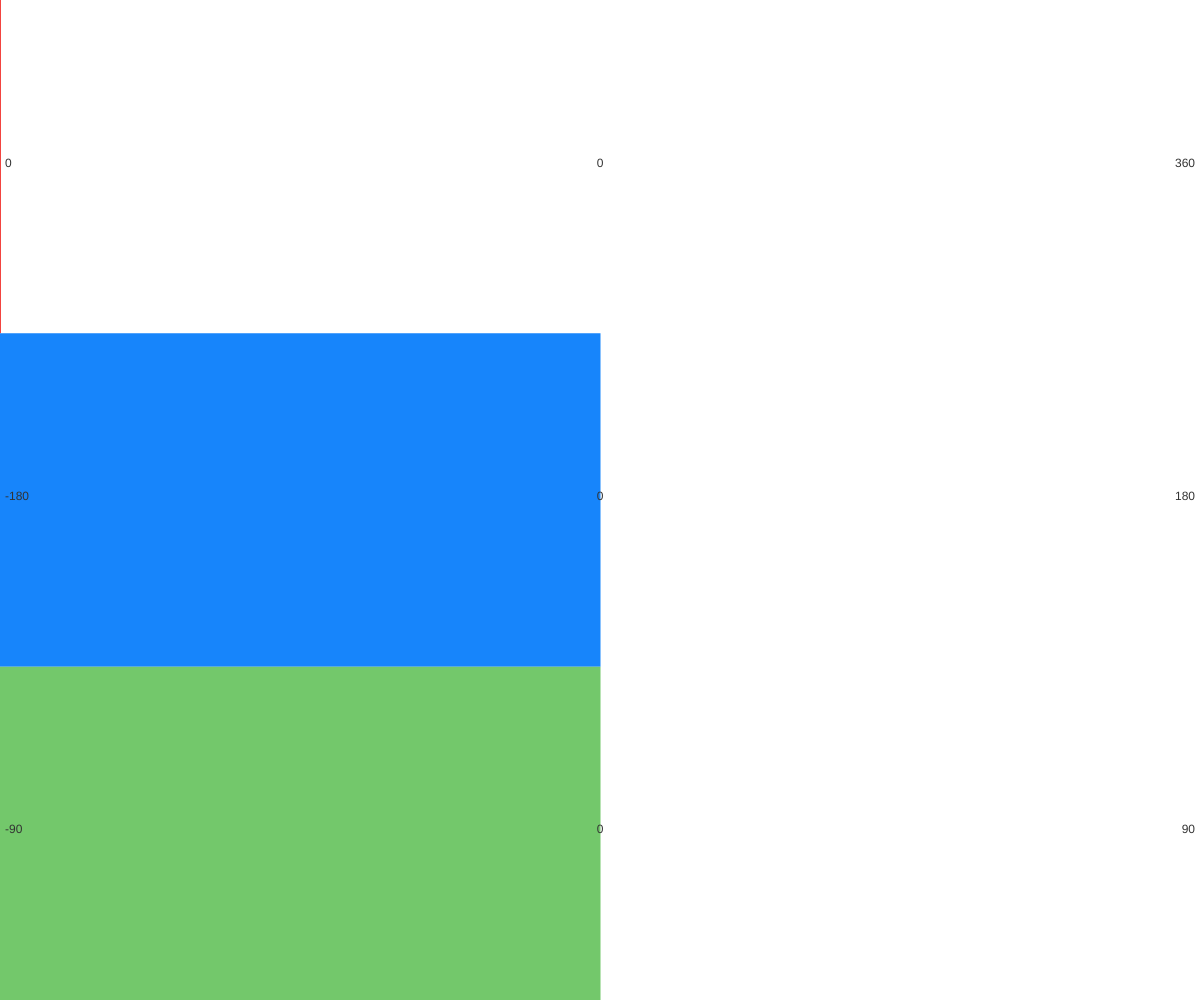
Frame 1 (no input)
Frame 60 (no input): identical to frame 1, image omitted
Frame 120 (the mouse pressed at the canvas centre since frame 60): identical to frame 1, image omitted

The p5.js sketch that drew this single still picture (run headless with seeded random() and noise() and a simulated clock; from frame 60 on, the mouse is pressed at the canvas centre):

// p5.js sketch
// ── sketch.js
function setup() {
  createCanvas(windowWidth,windowHeight);
  angleMode(DEGREES);
}

function draw() {
  background('white');
  noStroke();

  // Understanding device orientation: ALPHA = rotationZ
  // draw ALPHA red rectangle
  fill('#F24440');
  rect(0,0,map(rotationZ,0,360,1,width),height/3);
  // print values
  fill('#333333');
  textAlign(LEFT)
  text('0',5,height/6);
  textAlign(CENTER)
  text(round(rotationZ), width/2, height/6);
  textAlign(RIGHT)
  text('360',width-5,height/6);

  // Understanding device orientation: BETA = rotationX
  // draw BETA blue rectangle
  fill('#1785FB');
  rect(0,height/3,map(rotationX,-180,180,1,width),height/3);
  // print values
  fill('#333333');
  textAlign(LEFT)
  text('-180',5,height/2);
  textAlign(CENTER)
  text(round(rotationX), width/2, height/2);
  textAlign(RIGHT);
  text('180',width-5,height/2);

  // Understanding device orientation: GAMMA = rotationY
  // draw GAMMA green rectangle
  fill('#73C86B');
  rect(0,height/3*2,map(rotationY,-90,90,1,width),height/3);
  // print values
  fill('#333333');
  textAlign(LEFT);
  text('-90',5,height/6*5)
  textAlign(CENTER);
  text(round(rotationY), width/2, height/6*5);
  textAlign(RIGHT);
  text('90',width-5,height/6*5)
}
